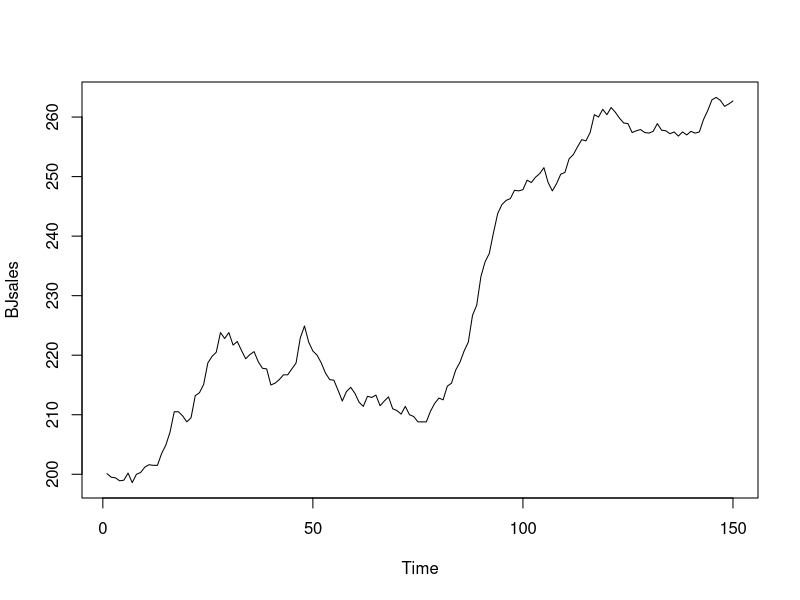
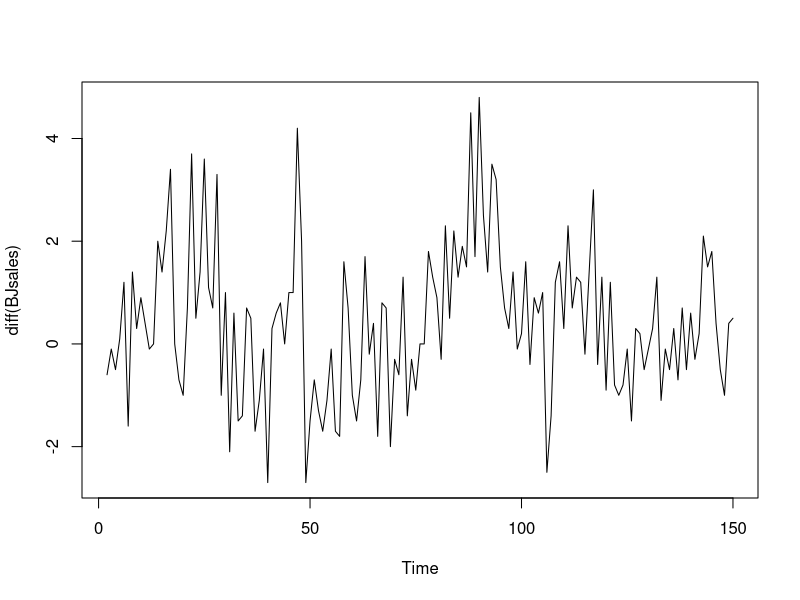
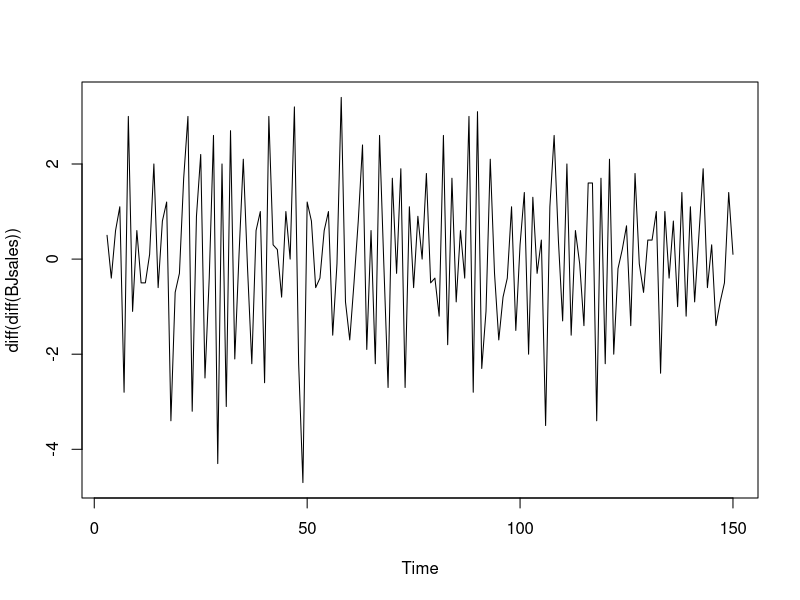
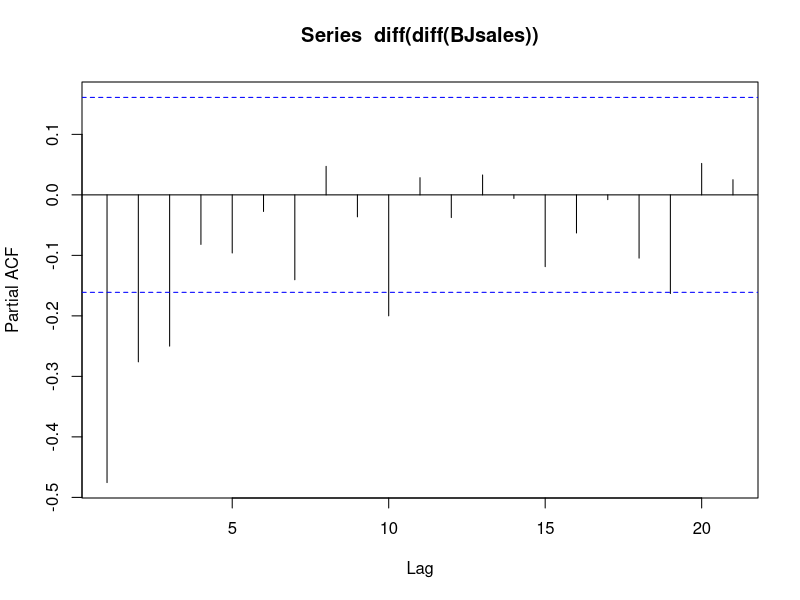
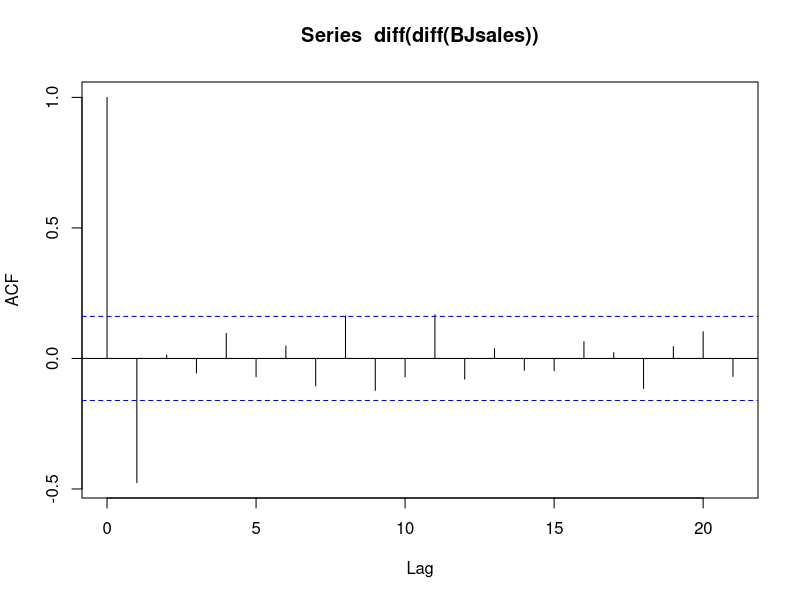
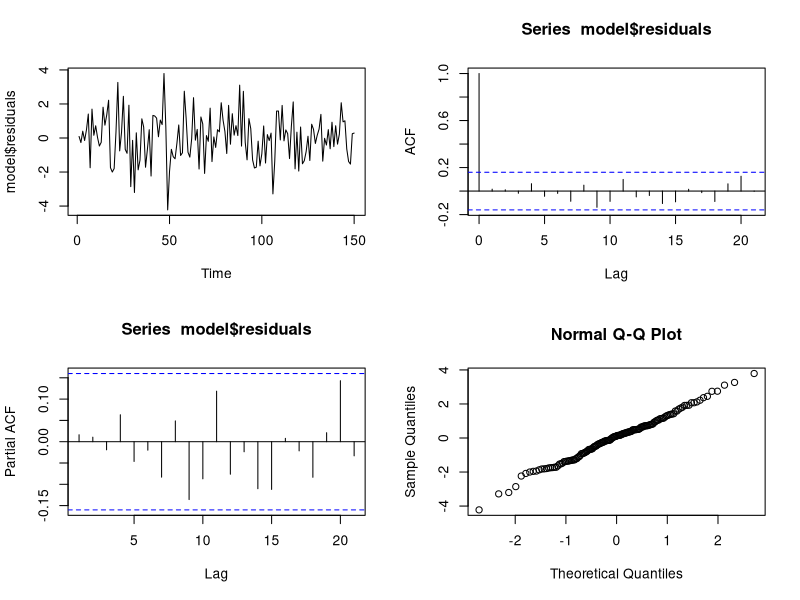

The R source for these figures, in order:
# Plot time series 'BJsales'
plot.ts(BJsales)

plot(diff(BJsales))

plot(diff(diff(BJsales)))

pacf(diff(diff(BJsales)))

acf(diff(diff(BJsales)))

d=2
for(p in 1:4){
    for(q in 1:2){
        if(p+d+q<=6){
            model<-arima(x=BJsales, order = c((p-1),d,(q-1)))
            pval<-Box.test(model$residuals, lag=log(length(model$residuals)))
            sse<-sum(model$residuals^2)
            cat(p-1,d,q-1, 'AIC=', model$aic, ' SSE=',sse,' p-VALUE=', pval$p.value,'\n')
        }
    }
}

d=2
for(p in 1:4){
    for(q in 1:2){
        if(p+d+q<=8){
            model<-arima(x=BJsales, order = c((p-1),d,(q-1)))
            pval<-Box.test(model$residuals, lag=log(length(model$residuals)))
            sse<-sum(model$residuals^2)
            cat(p-1,d,q-1, 'AIC=', model$aic, ' SSE=',sse,' p-VALUE=', pval$p.value,'\n')
        }
    }
}

model<-arima(BJsales, order=c(0,2,1))

par(mfrow=c(2,2))

plot(model$residuals)
acf(model$residuals)
pacf(model$residuals)
qqnorm(model$residuals)

model

